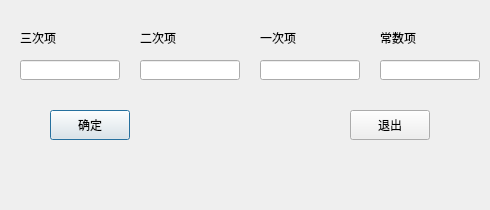
<?xml version="1.0" encoding="UTF-8"?>
<ui version="4.0">
 <class>demarcate_dialog</class>
 <widget class="QDialog" name="demarcate_dialog">
  <property name="geometry">
   <rect>
    <x>0</x>
    <y>0</y>
    <width>490</width>
    <height>210</height>
   </rect>
  </property>
  <property name="windowTitle">
   <string>传感器标定</string>
  </property>
  <property name="windowIcon">
   <iconset>
    <normaloff>../icon/logo.jpg</normaloff>../icon/logo.jpg</iconset>
  </property>
  <widget class="QLabel" name="label_x_3">
   <property name="geometry">
    <rect>
     <x>20</x>
     <y>30</y>
     <width>50</width>
     <height>15</height>
    </rect>
   </property>
   <property name="text">
    <string>三次项</string>
   </property>
  </widget>
  <widget class="QLabel" name="label_x_2">
   <property name="geometry">
    <rect>
     <x>140</x>
     <y>30</y>
     <width>50</width>
     <height>15</height>
    </rect>
   </property>
   <property name="text">
    <string>二次项</string>
   </property>
  </widget>
  <widget class="QLabel" name="label_x_1">
   <property name="geometry">
    <rect>
     <x>260</x>
     <y>30</y>
     <width>50</width>
     <height>15</height>
    </rect>
   </property>
   <property name="text">
    <string>一次项</string>
   </property>
  </widget>
  <widget class="QLabel" name="label_const">
   <property name="geometry">
    <rect>
     <x>380</x>
     <y>30</y>
     <width>50</width>
     <height>15</height>
    </rect>
   </property>
   <property name="text">
    <string>常数项</string>
   </property>
  </widget>
  <widget class="QLineEdit" name="line_edit_x_3">
   <property name="geometry">
    <rect>
     <x>20</x>
     <y>60</y>
     <width>100</width>
     <height>20</height>
    </rect>
   </property>
  </widget>
  <widget class="QLineEdit" name="line_edit_x_2">
   <property name="geometry">
    <rect>
     <x>140</x>
     <y>60</y>
     <width>100</width>
     <height>20</height>
    </rect>
   </property>
  </widget>
  <widget class="QLineEdit" name="line_edit_x_1">
   <property name="geometry">
    <rect>
     <x>260</x>
     <y>60</y>
     <width>100</width>
     <height>20</height>
    </rect>
   </property>
  </widget>
  <widget class="QLineEdit" name="line_edit_const">
   <property name="geometry">
    <rect>
     <x>380</x>
     <y>60</y>
     <width>100</width>
     <height>20</height>
    </rect>
   </property>
  </widget>
  <widget class="QPushButton" name="button_sure">
   <property name="geometry">
    <rect>
     <x>50</x>
     <y>110</y>
     <width>80</width>
     <height>30</height>
    </rect>
   </property>
   <property name="text">
    <string>确定</string>
   </property>
  </widget>
  <widget class="QPushButton" name="button_cancel">
   <property name="geometry">
    <rect>
     <x>350</x>
     <y>110</y>
     <width>80</width>
     <height>30</height>
    </rect>
   </property>
   <property name="text">
    <string>退出</string>
   </property>
  </widget>
 </widget>
 <resources/>
 <connections/>
</ui>
